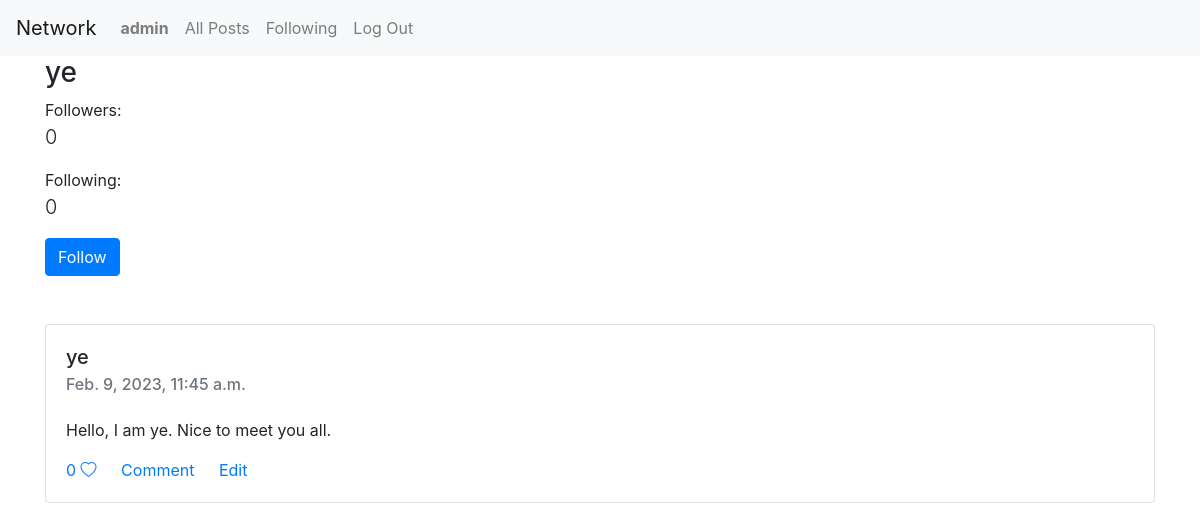
/profile-view/ye (signed in), run on an earlier commit of the app's database.
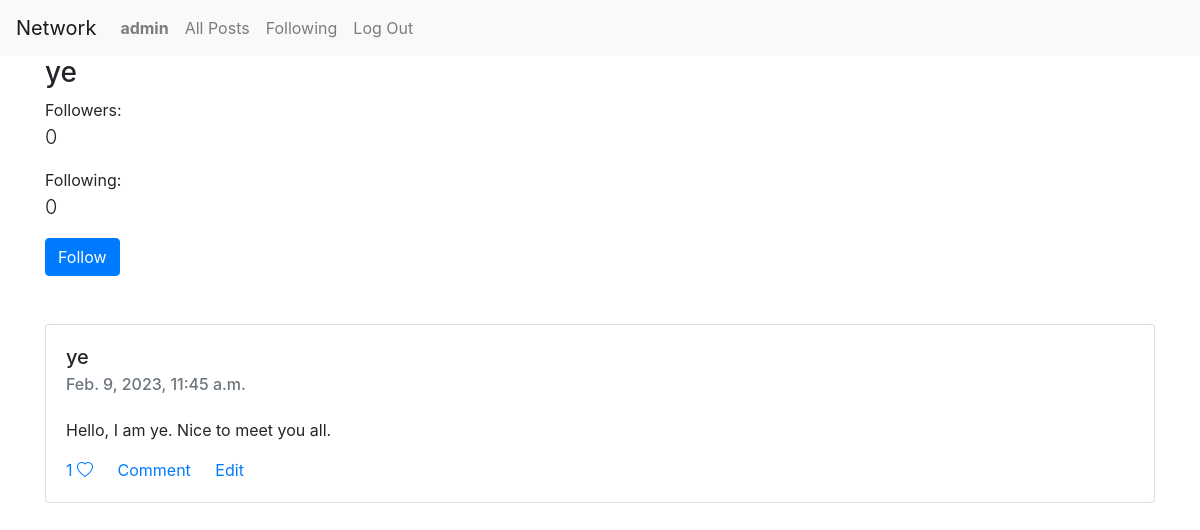
And on a later commit of the database.
### network/models.py (models this page shows, shortened)
class Post(models.Model):
    user = models.CharField(max_length=100)
    content = models.TextField()
    created_at = models.DateTimeField(default=datetime.now)
    likes = models.IntegerField(default=0)
    class Meta:
        ordering = ['-id']

### network/views.py (the view)
# urls.py: path('profile-view/<str:user>',views.profile_view,name='profile_view'),
@login_required(login_url='login')
def profile_view(request,user):
    user_profile = User.objects.get(username=user)
    profile = Profile.objects.get(user=user_profile)
    posts = Post.objects.filter(user=user)
    already_followed = Follow.objects.filter(user_follow=request.user.username,user_profile=user_profile.username).first()
    return render(request,'network/profile.html',{
        'profile':profile,
        'posts':posts,
        'user_profile': user_profile.username,
        'user_request': request.user.username,
        'already_followed': already_followed
    })

### network/templates/network/profile.html (shortened to what this page needs)
{% extends 'network/layout.html' %}
{% load static %}
{% block body %}
<div class="container">
    <h3>{{profile.user.username}}</h3>
    Followers: <p id="follower_count" class="lead">{{ profile.followers }}</p>
    Following: <p class="lead">{{ profile.following }}</p>
    {% if user_request != user_profile %}
        <button id="follow_btn" class="btn btn-primary"> {% if already_followed %} Unfollow {% else %} Follow {% endif %}</button>
    {% endif %}
    <div class="row justify-content-center align-items-center my-5">
        <div class="col-12">
            {% for post in posts %}
            <div class="card" style="width: 100%;">
                <div class="card-body">
                  <h5 class="card-title">{{post.user}}</h5>
                  <h6 class="card-subtitle mb-4 text-muted">{{ post.created_at }}</h6>
                  <p class="card-text">{{ post.content }}</p>
                  <a href="#" class="card-link" value="{{ post.likes }}">{{ post.likes }} <i class="bi bi-heart"></i> </a>
                  <a href="#" class="card-link">Comment</a>
                  <a href="#" class="card-link">Edit</a>
                </div>
            </div>
            {% endfor %}
        </div>
    </div>
</div>
{% endblock%}

What changed in the data, as far as the page shows it:
changed Post "ye": likes "0" → "1"
